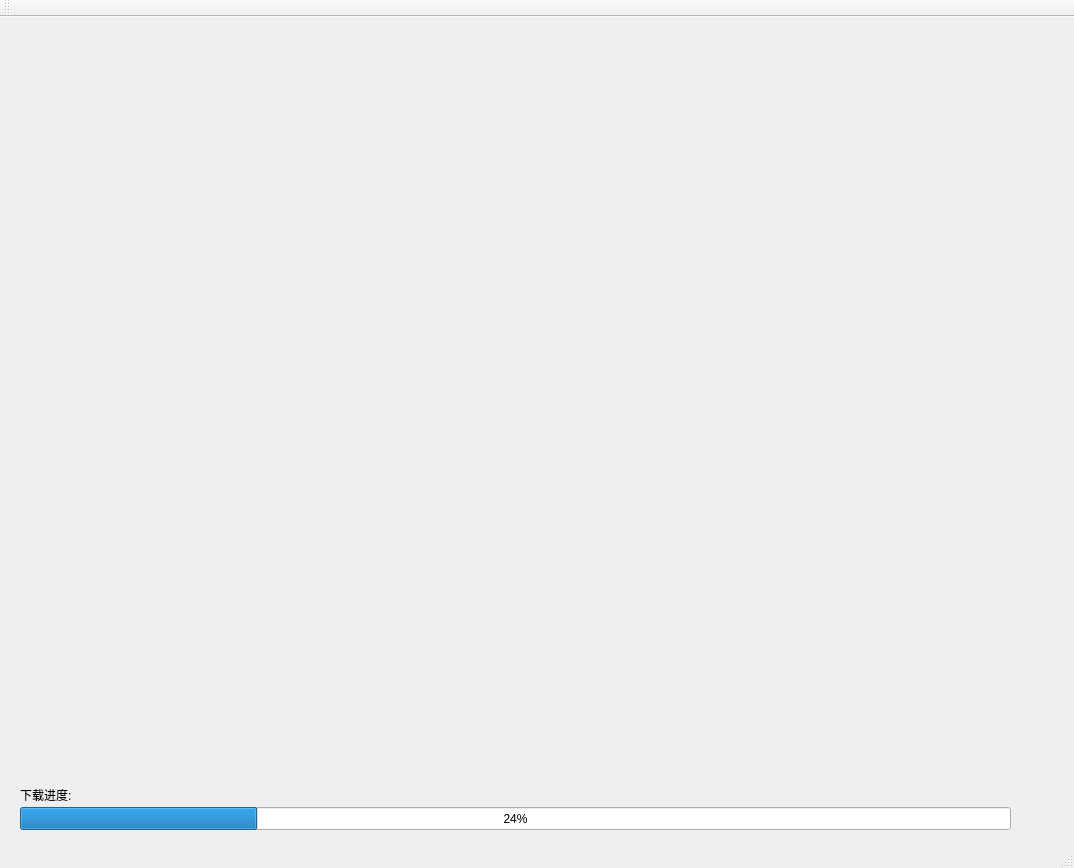
<?xml version="1.0" encoding="UTF-8"?>
<ui version="4.0">
 <class>downloadClass</class>
 <widget class="QMainWindow" name="downloadClass">
  <property name="geometry">
   <rect>
    <x>0</x>
    <y>0</y>
    <width>1074</width>
    <height>868</height>
   </rect>
  </property>
  <property name="windowTitle">
   <string>下载</string>
  </property>
  <widget class="QWidget" name="centralWidget">
   <widget class="QProgressBar" name="update_progressBar">
    <property name="geometry">
     <rect>
      <x>20</x>
      <y>790</y>
      <width>991</width>
      <height>23</height>
     </rect>
    </property>
    <property name="value">
     <number>24</number>
    </property>
   </widget>
   <widget class="QLabel" name="label">
    <property name="geometry">
     <rect>
      <x>20</x>
      <y>770</y>
      <width>191</width>
      <height>16</height>
     </rect>
    </property>
    <property name="text">
     <string>下载进度:</string>
    </property>
   </widget>
  </widget>
  <widget class="QMenuBar" name="menuBar">
   <property name="geometry">
    <rect>
     <x>0</x>
     <y>0</y>
     <width>1074</width>
     <height>23</height>
    </rect>
   </property>
  </widget>
  <widget class="QToolBar" name="mainToolBar">
   <attribute name="toolBarArea">
    <enum>TopToolBarArea</enum>
   </attribute>
   <attribute name="toolBarBreak">
    <bool>false</bool>
   </attribute>
  </widget>
  <widget class="QStatusBar" name="statusBar"/>
 </widget>
 <layoutdefault spacing="6" margin="11"/>
 <resources>
  <include location="download.qrc"/>
 </resources>
 <connections/>
</ui>
